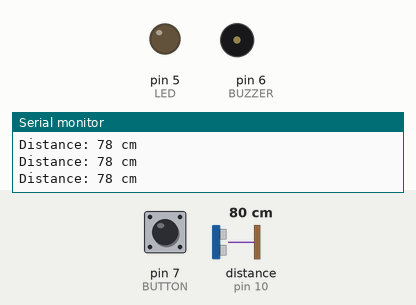
Simulated run of this sketch. Board: Arduino Uno, built with avr-gcc and run on an emulated ATmega328P. On the bench: output pins drawn as LEDs (lit = HIGH), buzzer (waves = sounding, pin HIGH), the last lines printed to the serial monitor. Wiring (inferred from the names in the program): ultrasonic range finder: trigger pin 9; echo pin 10. The inputs (shaded band) are chosen by the test bench; at power-on: distance to the obstacle (sensor on pin 10) 80 cm, pin 7 (BUTTON) HIGH. The echo pulse lasts 58.3 µs per cm; pins used as bus, display or sensor lines are not drawn.

Above: at 1.2 s.
1.3 s: distance to the obstacle (sensor on pin 10) set to 18 cm
4.3 s: pin 7 (BUTTON) pulled LOW for 0.25 s
At 4.8 s:
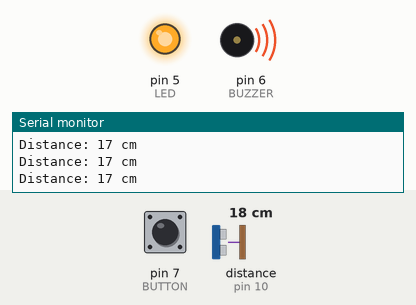
6.6 s: pin 7 (BUTTON) pulled LOW for 3.2 s
At 7.38 s:
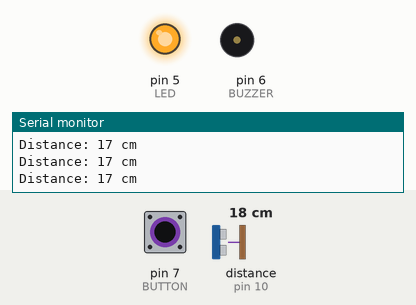
Timing chart, 0 to 11.8 s (numbered marks = the images above; inputs shaded):
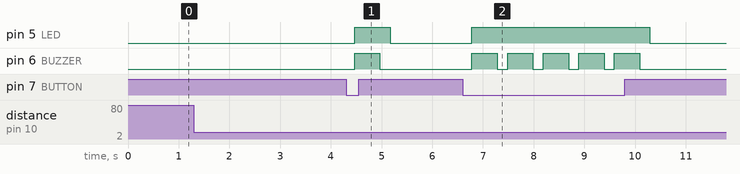

The sketch:

_distance_based_object_alert_system_using_ultrasonic_sensor1.ino
```cpp
#define TRIG 9
#define ECHO 10
#define BUZZER 6
#define LED 5
#define BUTTON 7

void setup() {
  pinMode(TRIG, OUTPUT);
  pinMode(ECHO, INPUT);
  pinMode(BUZZER, OUTPUT);
  pinMode(LED, OUTPUT);
  pinMode(BUTTON, INPUT_PULLUP);
  Serial.begin(9600);
}

void loop() {
  long duration;
  int distance;

  digitalWrite(TRIG, LOW);
  delayMicroseconds(2);
  digitalWrite(TRIG, HIGH);
  delayMicroseconds(10);
  digitalWrite(TRIG, LOW);

  duration = pulseIn(ECHO, HIGH);
  distance = duration * 0.034 / 2;

  Serial.print("Distance: ");
  Serial.print(distance);
  Serial.println(" cm");

  if (digitalRead(BUTTON) == LOW && distance < 20) {  // Trigger alert if object is close and button is pressed
    digitalWrite(LED, HIGH);
    digitalWrite(BUZZER, HIGH);
    delay(500);
    digitalWrite(BUZZER, LOW);
  } else {
    digitalWrite(LED, LOW);
    digitalWrite(BUZZER, LOW);
  }

  delay(200);
}
```

Measured:
- after the input at 4.3 s, pin 5 (LED): LOW → HIGH after 0.17 s, → LOW 0.70 s later; pin 6 (BUZZER): LOW → HIGH after 0.17 s, → LOW 0.50 s later
- after the input at 6.6 s, pin 5 (LED): LOW → HIGH after 0.18 s, → LOW 3.5 s later; pin 6 (BUZZER): alternates HIGH for 0.50 s and LOW for 0.20 s, 10 changes in all, then stays LOW, starting after 0.18 s
